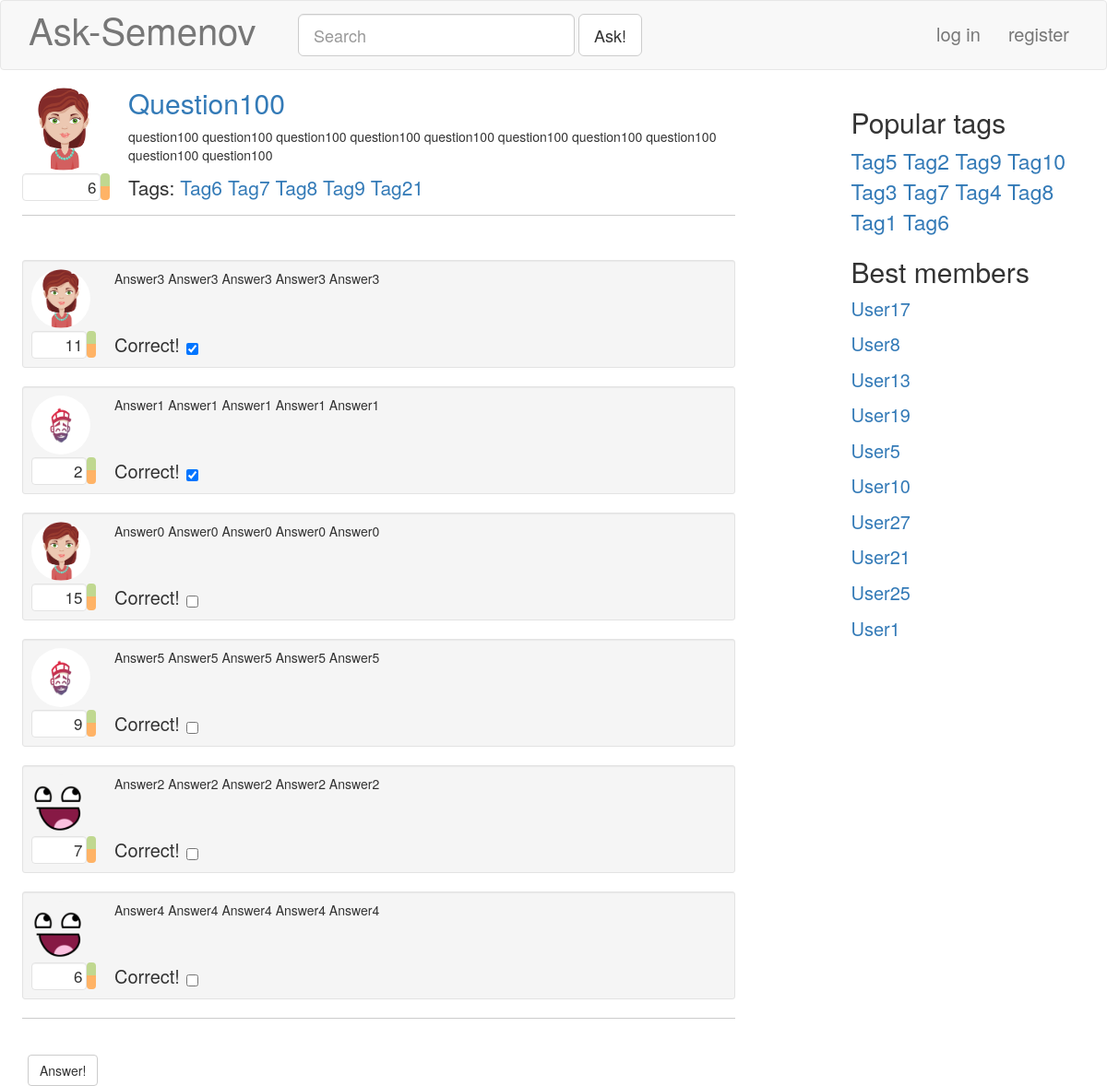
/question/100/, run on an earlier commit of the app's database.
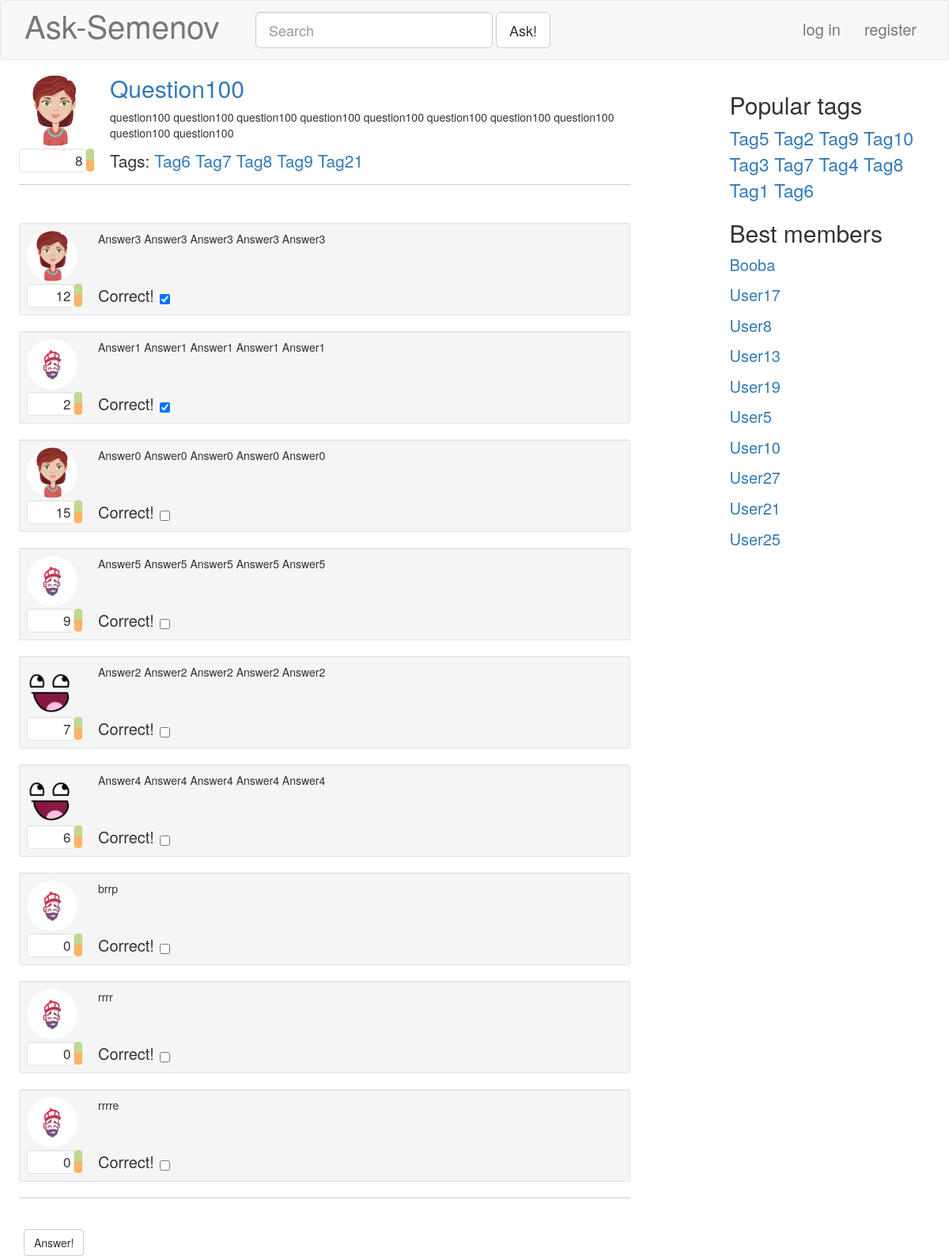
And on a later commit of the database.
### blog/models.py (models this page shows, shortened)
class Question( models.Model ):
	caption = models.CharField( null = False, blank = False, max_length = 100 )
	rating = models.IntegerField( null = False, default = 0 )
	text = models.TextField( null = False, blank = False )
	tags = models.ManyToManyField( 'Tag' )
	postDate = models.DateTimeField( null = False, blank = True, auto_now_add = True )
	author = models.ForeignKey( 'Profile', null = False, blank = False, on_delete = models.CASCADE )
	objects = QuestionManager()
	def answersList( self ):
		return self.answer_set.order_by( '-correct', '-rating' )
	class Meta:
		verbose_name = "Вопрос"
		verbose_name_plural = "Вопросы"

class Profile( models.Model ):
	user = models.OneToOneField( User, null = False, blank = False, on_delete = models.CASCADE )
	nickname = models.TextField( null = False, blank = False, max_length = 30 )
	image = models.ImageField( null = False, blank = True, upload_to = '', default = 'dummy.png', max_length = 100 )
	rating = models.IntegerField( null = False, default = 0 )
	objects = ProfileManager()
	class Meta:
		verbose_name = "Профиль"
		verbose_name_plural = "Профили"

class Tag( models.Model ):
	caption = models.CharField( unique = True, null = False, blank = False, max_length = 20 )
	objects = TagManager()
	def __str__( self ):
		return str( self.caption )
	class Meta:
		verbose_name = "Тэг"
		verbose_name_plural = "Тэги"

class Answer( models.Model ):
	rating = models.IntegerField( null = False, default = 0 )
	text = models.TextField( null = False, blank = False )
	correct = models.BooleanField( null = False, blank = False, default = False )
	question = models.ForeignKey( 'Question', null = False, blank = False, on_delete = models.CASCADE )
	author = models.ForeignKey( 'Profile', null = False, blank = False, on_delete = models.CASCADE )
	class Meta:
		verbose_name = "Ответ"
		verbose_name_plural = "Ответы"

### blog/views.py (the view)
# urls.py: url(r'^question/(?P<questionID>\d+)/$', blogViews.answer, name="answer"),
def answer( request, questionID=None ):
	currentQuestion = get_object_or_404( Question, id = questionID )
	if ( request.method == 'POST' ):
		form = blogForms.AnswerForm( request.POST )
		if ( not request.user.is_authenticated ):
			form.add_error( None, 'You must be logged in to post answers' )
		if ( form.is_valid() ):
			newAnswer = form.save( currentQuestion, Profile.objects.get_by_login( request.user.username ) )
			anchor = '#answer' + str( newAnswer.id )
			return HttpResponseRedirect( '/question/' + questionID + '/' + anchor )
	else:
		form = blogForms.AnswerForm()
	result = makeBase( request )
	result[ 'form' ] = form
	result[ 'question' ] = currentQuestion
	return render( request, 'answer.html', result )

### blog/models.py (called while the page is built)
	def rating_sorted( self ):
		return super( TagManager, self ).annotate( questionCount = models.Count( 'question' ) ).order_by( '-questionCount' )

	def rating_sorted( self ):
		return super( ProfileManager, self ).order_by( '-rating' )

### blog/views.py (called while the page is built)
def makeBase( request ):
	result = {
		'hotTags': Tag.objects.rating_sorted()[:10],
		'bestMembers': Profile.objects.rating_sorted()[:10],
	}
	if ( request.user.is_authenticated ):
		result[ 'profile' ] = Profile.objects.get_by_login( request.user.username )
	else:
		result[ 'profile' ] = None
	return result

### templates/answer.html (shortened to what this page needs)
{% extends "base.html" %}
{% load static %}
{% block extras %}
<link rel="stylesheet" href="{% static "css/answer.css" %}">
<link rel="stylesheet" href="{% static "css/forms.css" %}">
{% endblock %}
{% block customContent %}
<div class="container-fluid">
	<div id="question{{ question.id }}" class="container-fluid col-md-11 ask-container ask-bottomBordered">
		<div class="media">
			<div class="media-left ask-questionUserBlock">
				<a href="#">
					<img class="media-object img-circle ask-bigQuestionProfileImage" src="{{ question.author.image.url }}">
				</a>
				<div class="ask-questionRatingBlock">
					<div id="qrf{{ question.id }}" class="well pull-left text-right ask-questionRatingField">
						{{ question.rating }}
					</div>
					<div id="qrbg{{ question.id }}" class="btn-group-vertical pull-left ask-questionRatingButtonsGroup" role="group">
							<button type="button" class="btn ask-ratingButton ask-ratingUpButton"></button>
							<button type="button" class="btn ask-ratingButton ask-ratingDownButton"></button>
					</div>
				</div>
			</div>
			<div class="media-right ask-questionQuestionBlock">
				<h2 class="ask-questionCaption"><a href="#"> {{ question.caption|title }}</a></h2>
				<div><p>{{ question.text }}</p></div><br>
				<div class="ask-questionBottomLine">
					<span class="lead ask-questionTags">
						Tags:
					{% for tag in question.tags.all %}
					{% url 'taggedQuestions' tag as taggedQuestionsURL %}
						<a href="{{ taggedQuestionsURL }}">{{ tag }}</a>
					{% endfor %}
					</span>
				</div>
			</div>
		</div>
	</div>
	<div class="container-fluid col-md-11 ask-container ask-bottomBordered">
	{% for answer in question.answersList %}
	{% include "singleanswer.html" %}
	{% endfor %}
	</div>
	<form id="answerForm" class="col-md-11 ask-formContainer" enctype="multipart/form-data" method="post">
		<button type="submit" class="btn btn-default">Answer!</button>
	</form>
</div>
{% endblock %}

### templates/base.html (shortened to what this page needs)
{% load static %}
<!DOCTYPE html>
<html>
	<head>
		<link rel="stylesheet" href="{% static "css/bootstrap.min.css" %}">
		<link rel="stylesheet" href="{% static "css/base.css" %}">
		{% block extras %}{% endblock %}
	</head>
	<body>
		<nav class="navbar navbar-default ask-navbar">
			<div class="container-fluid">
				<div class="navbar-header col-md-3">
		      		{% url 'mainPage' as mainPageURL %}
					<a class="navbar-brand ask-navbarBrand" href="{{ mainPageURL }}">Ask-Semenov</a>
				</div>
				<div class="collapse navbar-collapse">
					{% url 'askQuestion' as askURL %}
					<form class="navbar-form navbar-left" role="search" action="{{ askURL }}">
						<div class="form-group">
							<input id="ask-mainSearchField" class="form-control input-lg" type="text"  placeholder="Search">
						</div>
						<button type="submit" class="btn btn-lg btn-default">Ask!</button>
					</form>
				{% if profile %}
					<ul class="nav navbar-nav navbar-right">
						<li class="pull-right">
							<div class="media">
								<div class="media-left media-middle">
									<a class="navbar-link" href="#">
										<img id="ask-profilePicture" class="media-object img-circle" src="{{ profile.image.url }}">
									</a>
								</div>
								<div class="media-right">
									<h4> {{ profile.nickname }}</h4>
									<div>
										{% url 'settings' as settingsURL %}
										<a href="{{ settingsURL }}">Settings</a>
										{% url 'logout' as logoutURL %}
										<a href="{{ logoutURL }}">Log out</a>
									</div>
								</div>
							</div>
						</li>
					</ul>
				{% else %}
					<ul class="nav navbar-nav navbar-right ask-navbarLoginSection">
						<li>
							{% url 'login' as loginURL %}
							<a href="{{ loginURL }}">log in</a>
						</li>
						<li>
							{% url 'signup' as signupURL %}
							<a href="{{ signupURL }}">register</a>
						</li>
					</ul>
				{% endif %}
				</div>
			</div>
		</nav>
		<div class="row">
			<div class="container col-md-9">
			{% block customContent %}{% endblock %}
			</div>
			<div class="col-md-3 ask-rightColumn">
				<div class="ask-tagsBlock">
					<h2>Popular tags</h2>
					<div class="ask-popularTags">
					{% for tag in hotTags %}
					{% url 'taggedQuestions' tag as taggedQuestionsURL %}
						<a href="{{ taggedQuestionsURL }}">{{ tag.caption|title }}</a>
					{% endfor %}
					</div>
				</div>
				<div class="ask-bestMembersBlock">
					<h2>Best members</h2>
					<ul class="list-unstyled ask-bestMembers">
					{% for member in bestMembers %}
						<li><a href="#">{{ member.nickname }}</a></li>
					{% endfor %}
					</ul>
				</div>
			</div>
		</div>
	</body>
</html>

### templates/singleanswer.html
{% load static %}
<div id="answer{{ answer.id }}" class="well well-sm ask-container">
	<div class="media">
		<div class="media-left ask-answerUserBlock">
			<a href="#">
				<img class="media-object img-circle ask-answerProfileImage" src="{{ answer.author.image.url }}">
			</a>
			<div class="ask-answerRatingBlock">
				<div id="arf{{ answer.id }}" class="well pull-left text-right ask-answerRatingField">
					{{ answer.rating }}
				</div>
				<div id="arbg{{ answer.id }}" class="btn-group-vertical pull-left ask-answerRatingButtonsGroup" role="group">
						<button type="button" class="btn ask-ratingButton ask-ratingUpButton"></button>
						<button type="button" class="btn ask-ratingButton ask-ratingDownButton"></button>
				</div>
			</div>
		</div>
		<div class="media-right ask-answerAnswerBlock">
			<div><p>{{ answer.text }}</p></div><br>
			<div class="ask-answerBottomLine">
				<div class="checkbox">
				  <label>Correct!<input type="checkbox" value="" {% if answer.correct %}checked{% endif %}></label>
				</div>
			</div>
		</div>
	</div>
</div>

### static/css/base.css (style rules this page uses)
.html, body { height: 100%; }
.ask-navbar { margin-bottom: 0px; padding-top: 6px; padding-bottom: 6px; }
.ask-navbarBrand { font-size: 40px; }
#ask-mainSearchField { width: 300px; }
.ask-navbarLoginSection { padding-top: 5px; padding-right: 10px; font-size: 20px; }
.ask-rightColumn { margin-top: 20px; padding-right: 50px; }
.ask-popularTags { font-size: 23px; }
.ask-bestMembers > li { font-size: 20px; margin: 10px 0; }

### static/css/answer.css (style rules this page uses)
.ask-bottomBordered:after { content: ""; display: block; border-bottom: 1px solid #ccc; margin-top: 15px; margin-bottom: 10px; }
.ask-container { margin-top: 10px; padding: 9px; }
.ask-bigQuestionProfileImage { width: 64px; height: 64px; }
.ask-questionUserBlock img { height: 90px; width: 90px; }
.ask-questionRatingBlock { margin-top: 3px; width:95px; height: 30px; }
.ask-questionRatingField { min-height: 0px; width: 89%; height: 100%; margin: 0px; padding: 2px 3px; font-size: 17px; background-color: white; }
.ask-questionRatingButtonsGroup { width: 11%; height: 100%; }
.ask-ratingButton { width: 100%; height: 50%; margin: 0px; padding: 0px; }
.ask-ratingUpButton { background-color: #c0d890; }
.ask-ratingDownButton { background-color: #ffb366; }
.ask-questionQuestionBlock { position: relative; padding-bottom: 9px; padding-right: 15px; width:100%; }
.ask-questionCaption { margin-top: 0px; }
.ask-questionBottomLine { position: absolute; width: 95%; bottom: 0px; }
.ask-questionBottomLine > .lead { margin-bottom: 0px; }
.ask-answerProfileImage { width: 64px; height: 64px; }
.ask-answerRatingBlock { margin-top: 3px; width:70px; height: 30px; }
.ask-answerRatingField { min-height: 0px; width: 85%; height: 100%; margin: 0px; padding: 2px 3px; font-size: 17px; background-color: white; }
.ask-answerRatingButtonsGroup { width: 15%; height: 100%; }
.ask-answerAnswerBlock { position: relative; padding-bottom: 9px; padding-right: 15px; width:100%; }
.ask-answerBottomLine { position: absolute; width: 95%; bottom: 0px; }
.ask-answerBottomLine > .checkbox { margin: 0px; font-size: 20px; }
.ask-answerBottomLine > .checkbox > label { padding: 0px; }
.ask-answerBottomLine > .checkbox > label > input { position: relative; margin-left: 10px; top: 2.5px; left: -3px; }

### static/css/forms.css (style rules this page uses)
.ask-formContainer { margin-top: 20px; }

What changed in the data, as far as the page shows it:
no longer on this page (row unchanged): Profile: nickname "User1"
changed Question "Question100": rating "6" → "8"
changed Answer "Answer3 Answer3 Answer3 Answer3 Answer3": rating "11" → "12"
added Answer: author.image (picture), rating "0", text "brrp"
added Answer: author.image (picture), rating "0", text "rrrr"
added Answer: author.image (picture), rating "0", text "rrrre"
added Profile: nickname "Booba"
